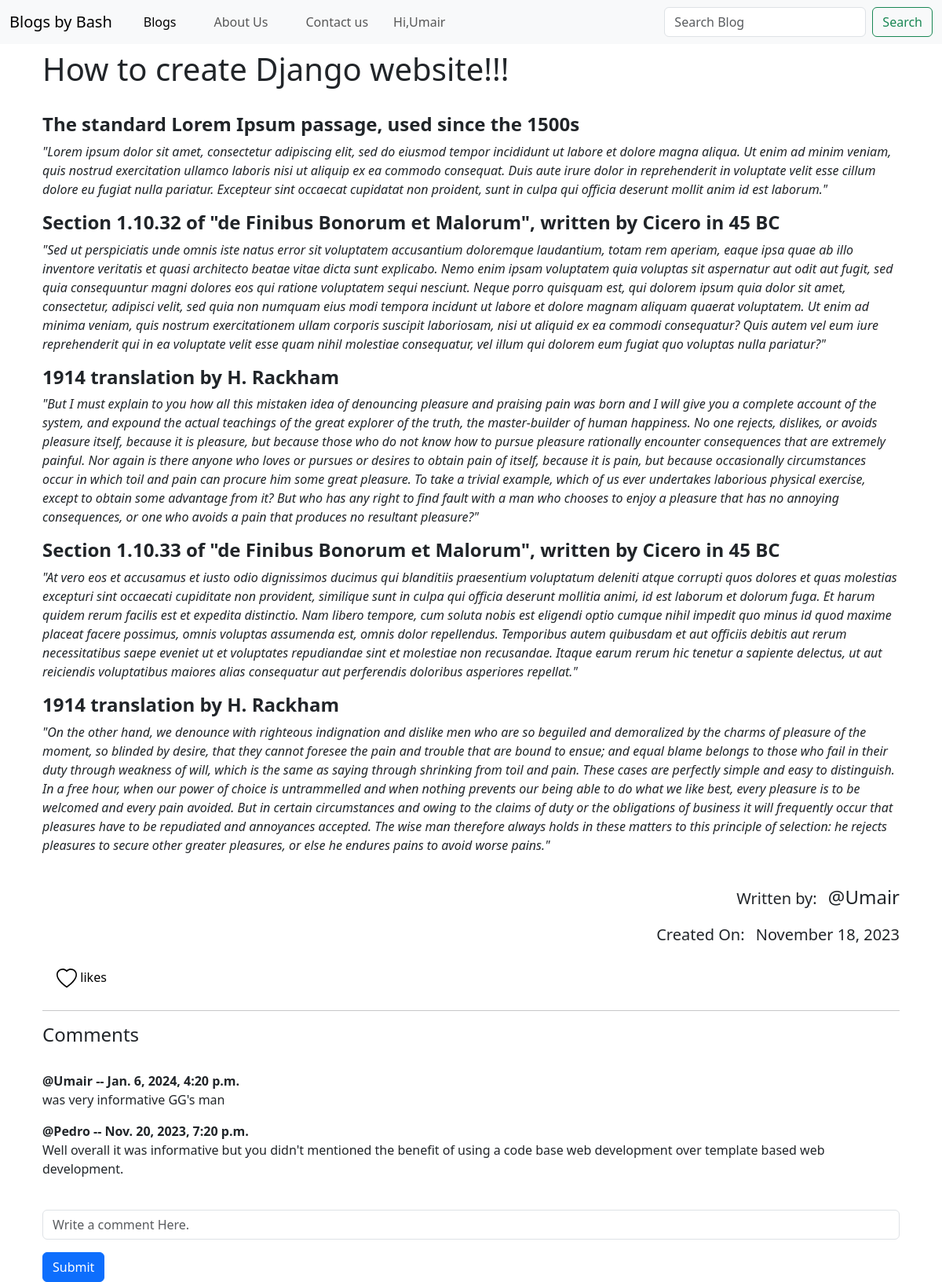
The app's page /Blogs_post/1/ (signed in) with its own data.
### Blog_Website/models.py (models this page shows, shortened)
class Post(models.Model):
    title = models.CharField(max_length=255)
    tag = models.CharField(max_length=50)
    description = HTMLField()
    auther = models.CharField(max_length=50)
    date_created = models.DateTimeField(auto_now_add=True)
    likes = models.ManyToManyField(User , related_name='post')
    class Meta:
        ordering = ['-date_created']

class Comments(models.Model):
    post = models.ForeignKey(Post , on_delete= models.CASCADE , null=True)
    cmt = models.TextField()
    name = models.CharField(max_length=50 , default="Anonymous")
    date_cmt = models.DateTimeField(auto_now_add=True)
    class Meta:
        ordering = ['-date_cmt']

### Blog_Website/views.py (the view, shortened to what this page needs)
# urls.py: path('Blogs_post/<str:pk>/', views.DescView, name='desc'),
def DescView(request, pk):
    post = Post.objects.filter(id = pk).first()
    comments= Comments.objects.filter(post=post)
    context = {'post': post , 'comments': comments}
    return render(request, 'detail.html', context)

### Blog_Website/templates/detail.html (shortened to what this page needs)
{% extends 'navbar.html' %}
{% block content %}
<!DOCTYPE html>
<html lang="en">
<head>
    <div class="container">
    <link href="https://cdn.jsdelivr.net/npm/bootstrap@5.3.2/dist/css/bootstrap.min.css"
     rel="stylesheet"
>
</head>
<body>
    <div class="container">
        <h1 >{{ post.title }}</h1>
        <br>
        {{ post.description | safe}}
        <br>
        <div class="col-md-12 text-end">
            <p style="display: inline-block; margin-right: 10px; font-size: 20px;">Written by:</p>
            <h4 style="display: inline-block; margin: 0;">@{{ post.auther }}</h4>
        </div>
        <div class="col-md-12 text-end">
            <p style="display: inline-block; margin-right: 10px; font-size: 20px;">Created On:</p>
            <p style="display: inline-block; margin: 0; font-size: 20px;">{{post.date_created|date:"F j, Y"}}</p>
        </div>
        <div class="like-container">
            <form action="" method="POST">
                <button type="submit">
                     likes
                </button>
            </form>
        </div>
        <div>
            <hr>
            <h4>Comments</h4>
            <br>
                  {% for c in comments %}
                    <strong>@{{c.name}} -- {{c.date_cmt}}</strong>
                    <br>
                    <p>{{c.cmt}}</p>
                  {% endfor %}
            <form action="" method="post">
                <div class="mb-3">
                    <input type="text" class="form-control" id="comment" name="comment" placeholder="Write a comment Here.">
                </div>
                <button type="submit" class="btn btn-primary">Submit</button>
            </form>
    </div>
        </div>
</body>
</html>
{% endblock %}

### Blog_Website/templates/main.html (shortened to what this page needs)
<!DOCTYPE html>
<html lang="en">
<head>
    <link href="https://cdn.jsdelivr.net/npm/bootstrap@5.3.2/dist/css/bootstrap.min.css"
     rel="stylesheet"
>
</head>
<body>
    <div>
        <nav class="navbar navbar-expand-lg bg-body-tertiary">
            <div class="container-fluid">
              <a class="navbar-brand" href="{% url 'home' %}">Blogs by Bash</a>
              <div class="collapse navbar-collapse" id="navbarSupportedContent">
                <ul class="navbar-nav me-auto mb-2 mb-lg-0">
                  <li class="nav-item" {% block Blogsavtive %}  {% endblock Blogsavtive %}>
                    <a class=" mx-3 nav-link active" aria-current="page" href="{% url 'Blogs' %}">Blogs</a>
                  </li>
                  <li class="nav-item" {% block Aboutavtive %}  {% endblock Aboutavtive %}>
                    <a class="mx-3 nav-link" href="{% url 'About' %}">About Us</a>
                  </li>
                  <li class="nav-item" {% block contactavtive %}  {% endblock contactavtive %}>
                    <a class="mx-3 nav-link" href="{% url 'contact' %}">Contact us</a>
                  </li>
                  <li class="nav-item">
                    <a class="mx-3 nav-link ms-auto">Hi,{{user}}</a>
                  </li>
                </ul>
                <form class="d-flex" role="search" method="post" action="{% url 'Search_post' %}">
                  <input class="form-control me-2" type="search" placeholder="Search Blog"
                   aria-label="Search" name="sp">
                  <button class="btn btn-outline-success" type="submit">Search</button>
                </form>
              </div>
            </div>
          </nav>
    </div>
</body>
</html>

### Blog_Website/templates/detail.html (style rules this page uses)
.like-container { width: 100px; height: auto; padding: 10px 10px 10px 10px; display: flex; align-items: center; justify-content: space-between; flex-direction: column; margin-bottom: 10px; }
.like-container button { background: none; border: none; }

### records on screen
Post: title "How to create Django website!!!", description "The standard Lorem Ipsum passage, used since the 1500s \"Lorem ipsum dolor sit amet, consectetur adipiscing elit, sed do eiusmod tempor incididunt ut labore et dolore magna aliqua. Ut enim ad minim veniam, quis nostrud exercitation ullamco laboris nisi ut aliquip ex ea commodo consequat. Duis aute irure dolor in reprehenderit in voluptate velit esse cillum dolore eu fugiat nulla pariatur. Excepteur sint occaecat cupidatat non proident, sunt in culpa qui officia deserunt mollit anim id est laborum.\" Section 1.10.32 of \"de Finibus Bonorum et Malorum\", written by Cicero in 45 BC \"Sed ut perspiciatis unde omnis iste natus error sit voluptatem accusantium doloremque laudantium, totam rem aperiam,…", auther "Umair", date_created "November 18, 2023"
Comments: name "Umair", date_cmt "Jan. 6, 2024, 4:20 p.m.", cmt "was very informative GG's man"
Comments: name "Pedro", date_cmt "Nov. 20, 2023, 7:20 p.m.", cmt "Well overall it was informative but you didn't mentioned the benefit of using a code base web development over template based web development."

### other values on screen
{{ user }} "Umair"
